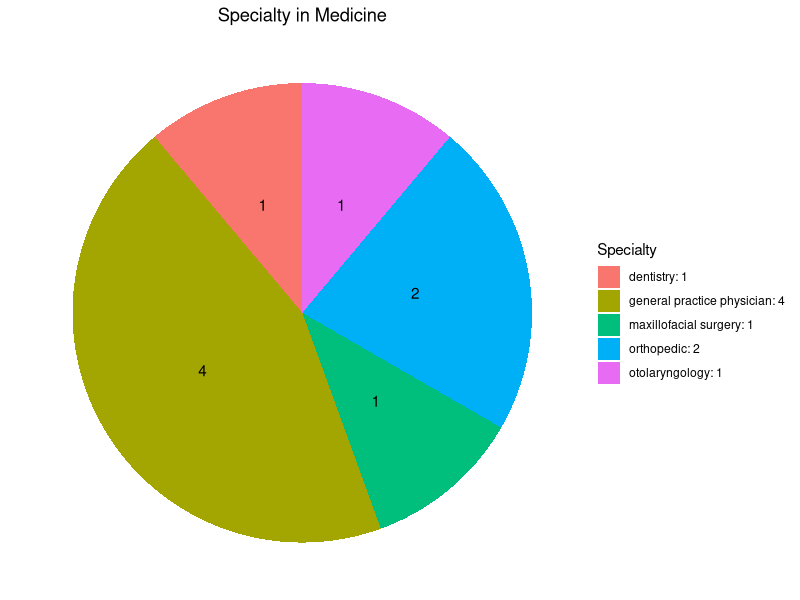

The R script that drew this image:
## ---- chunk 1
knitr::opts_chunk$set(message = FALSE)
## ---- chunk 2

# Install and load necessary libraries; for presenting a pie chart of a statistics of conference registration
#install.packages("googlesheets4")
#install.packages("tidyverse")
#library(googlesheets4)
#library(tidyverse)
# install.packages("ggplot2")
library(dplyr, ggplot2)

## Read data from Google Sheet
#msc2023_participants <- read_sheet("https://docs.google.com/spreadsheets/d/16w-_RyZ7PgLvNTTeujzUJ7R-okNa30GmQfXK9omp8OI/edit")

# Read data from CSV file
msc2023_participants <- read.csv("2023MSC_form_Registration (Responses) - Form Responses 1.csv")


# Count the number of occurrences of each specialty
data_count <- msc2023_participants %>% count(`Specialty.in.Medicine`)

# Add a new column to the data that contains the desired legend labels
data_count$legend_labels <- paste(data_count$`Specialty.in.Medicine`, data_count$n, sep=": ")

# Create pie chart with percentage labels and counts
ggplot2::ggplot(data_count, ggplot2::aes(x="", y=n, fill=legend_labels)) +
  ggplot2::geom_bar(width = 1, stat = "identity") +
  ggplot2::coord_polar("y", start=0) +
  ggplot2::theme_void() +
  ggplot2::ggtitle("Specialty in Medicine") +
  ggplot2::theme(plot.title = ggplot2::element_text(hjust = 0.5)) +
  ggplot2::scale_fill_discrete(name="Specialty") +
  ggplot2::geom_text(ggplot2::aes(label=n), position=ggplot2::position_stack(vjust=0.5))


# spared by tidyverse::
#ggplot(data_count, aes(x="", y=n, fill=`Specialty.in.Medicine`)) +
#  geom_bar(width = 1, stat = "identity") +
#  coord_polar("y", start=0) +
#  theme_void() +
#  ggtitle("Specialty in Medicine") +
#  theme(plot.title = element_text(hjust = 0.5)) +
#  scale_fill_discrete(name="Specialty") +
#  geom_text(aes(label=paste0(round(n/sum(n)*100), "% (", n, ")")), position=position_stack(vjust=0.5))
#



#xx Create pie chart using ggplot2 from msc2023_participants dataset directly
#ggplot(msc2023_participants, aes(x="", y=<column containing values>, fill="Specialty in Medicine")) +
#  geom_bar(width = 1, stat = "identity") +
#  coord_polar("y", start=0) +
#  theme_void()
